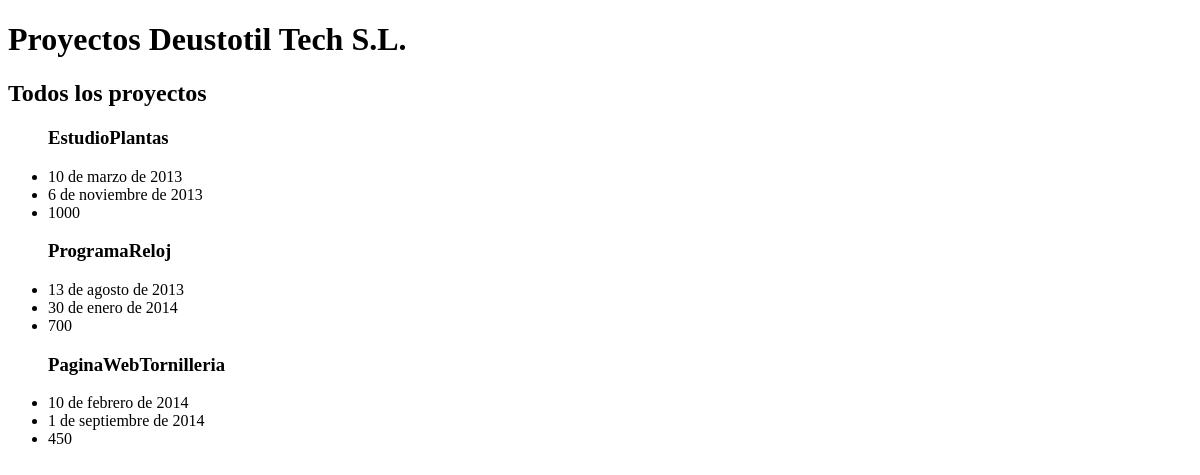
Page /appDeustotil_Tech/proyectos on the earlier database version.
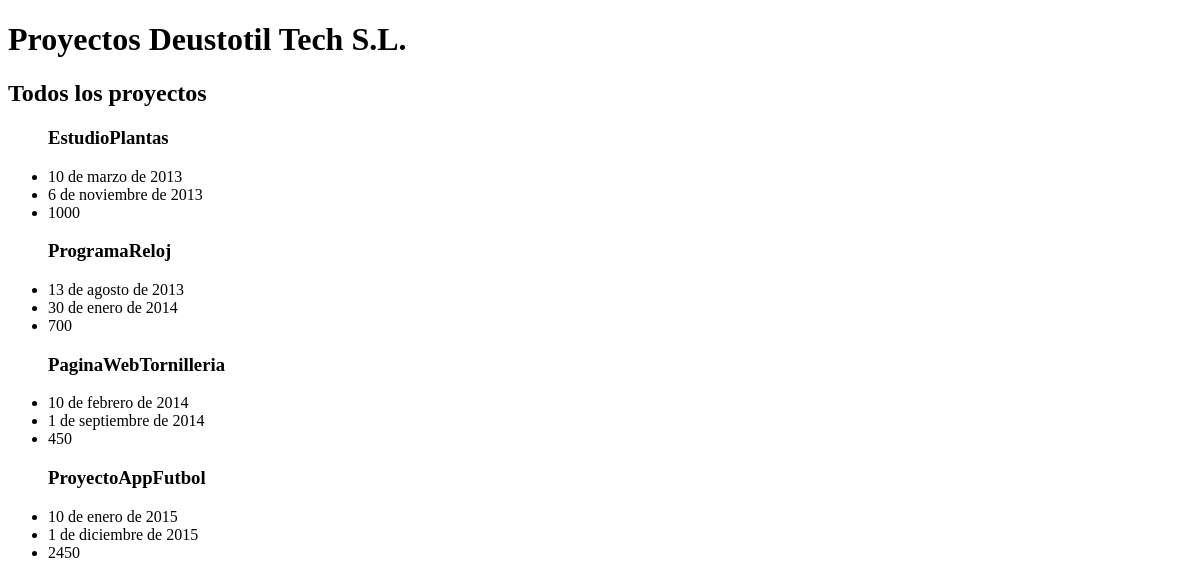
Same page on the later database version.
### appDeustotil_Tech/models.py (models this page shows, shortened)
class Proyecto(models.Model):
    nombre = models.CharField(max_length=100)
    descripcion = models.TextField(max_length=100)
    fecha_inicio = models.DateField()
    fecha_fin = models.DateField()
    presupuesto = models.IntegerField()
    datos_cliente = models.TextField(max_length=100)
    jefe_proyecto = models.ForeignKey(Empleado, on_delete=models.CASCADE)
    imagen = models.CharField(max_length=300, default = False)
    created = models.DateTimeField(auto_now_add=True)
    updated = models.DateTimeField(auto_now=True)
    class Meta:
        verbose_name = 'Proyecto'
        verbose_name_plural = 'Proyectos'
        ordering = ['-created']

### appDeustotil_Tech/views.py (the view)
# urls.py: path('/proyectos', ProyectoListView.as_view(), name='Proyectos'),
class ProyectoListView(ListView):
    model = Proyecto
    template_name = 'appDeustotil_Tech/proyecto_list.html'
    context_object_name = 'proyectos'

### templates/appDeustotil_Tech/proyecto_list.html (shortened to what this page needs)
{% extends 'base.html' %}
{% block contenido %}
    <h2>Todos los proyectos</h2>
    {% if proyectos %}
        <ul>
            {% for proyectos in proyectos %}
                <h3>{{ proyectos.nombre }}</h3>
                <li>{{ proyectos.fecha_inicio }}</li>
                <li>{{ proyectos.fecha_fin }}</li>
                <li>{{ proyectos.presupuesto }}</li>
            {% endfor %}
        </ul>
    {% else %}
        <p>No hay ningun proyecto</p>
    {% endif %}
{% endblock %}

Differences in the rows shown:
added Proyecto: nombre "ProyectoAppFutbol", fecha_inicio "10 de enero de 2015", fecha_fin "1 de diciembre de 2015", presupuesto "2450"
